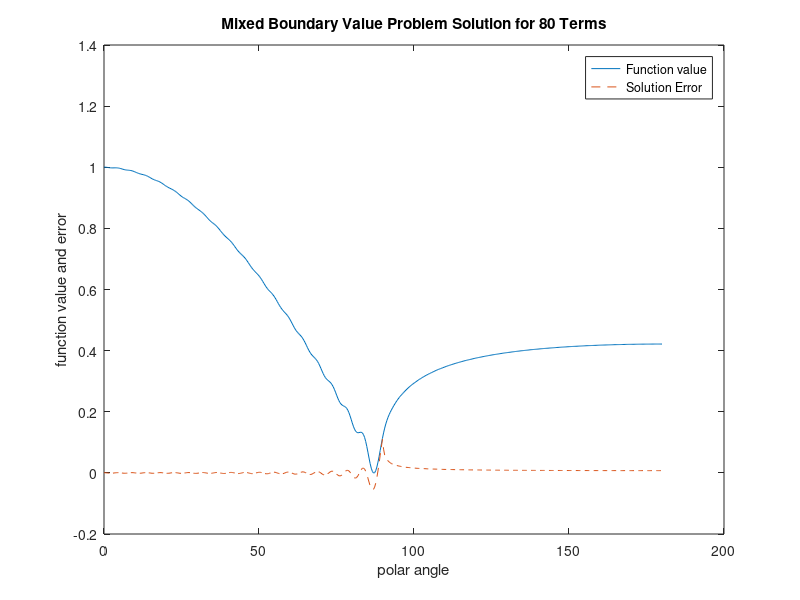

Source code (MATLAB):
function mbvprun(nser,nf,ng,neval)    
% Example:  mbvprun(nser,nf,ng,neval)
% ~~~~~~~~~~~~~~~~~
% Mixed boundary value problem for a function 
% harmonic inside a circle.

% User m functions required: 
%   mbvp

close, disp('Calculating')

% Set data for series term and boundary 
% condition points
if nargin==0
  nser=80; nf=100; ng=100; neval=500;
end

% Compute the series coefficients
[cof,y]=mbvp('cos',pi/2,nser,nf,ng,neval);

% Evaluate the exact solution for comparison
thp=linspace(0,pi,neval)'; 
y=cos(thp*(0:nser-1))*cof;
ye=cos(thp)+sin(thp/2).* ...
   sqrt(2*abs(cos(thp))).*(thp>=pi/2);

% Plot results showing the accuracy of the 
% least square solution
thp=thp*180/pi; plot(thp,y,'-',thp,y-ye,'--');
xlabel('polar angle'); 
ylabel('function value and error')
title(['Mixed Boundary Value Problem ', ...
      'Solution for ',int2str(nser),' Terms']);
legend('Function value','Solution Error');
figure(gcf); % print -deps mbvp

%==============================================

function [cof,y]= ...
         mbvp(func,alp,nser,nf,ng,neval)
%
% [cof,y]=mbvp(func,alp,nser,nf,ng,neval)
% ~~~~~~~~~~~~~~~~~~~~~~~~~~~~~~~~~~~~~~~
% This function solves approximately a mixed 
% boundary value problem for a function which
% is harmonic inside the unit disk, symmetric
% about the x axis, and has boundary conditions 
% involving function values on one part of the 
% boundary and zero gradient elsewhere. 
%
% func      - function specifying the function 
%             value between zero and alp 
%             radians
% alp       - angle between zero and pi which 
%             specifies the point where 
%             boundary conditions change from 
%             function value to zero gradient 
% nser      - number of series terms used
% nf        - number of function values 
%             specified from zero to alp
% ng        - number of points from alp to pi 
%             where zero normal derivative is 
%             specified
% neval     - number of boundary points where 
%             the solution is evaluated
% cof       - coefficients in the series 
%             solution
% y         - function values for the solution 
%
%----------------------------------------------

% Create evenly spaced points to impose 
% boundary conditions
th1=linspace(0,alp,nf); 
th2=linspace(alp,pi,ng+1); th2(1)=[];

% Form an overdetermined system based on the 
% boundary conditions
yv=feval(func,th1); 
cmat=cos([th1(:);th2(:)]*(0:nser-1)); 
[nr,nc]=size(cmat);
cmat(nf+1:nr,:)=...
  (ones(ng,1)*(0:nser-1)).*cmat(nf+1:nr,:);
cof=cmat\[yv(:);zeros(ng,1)];

% Evaluate the solution on the boundary
thp=linspace(0,pi,neval)'; 
y=cos(thp*(0:nser-1))*cof;
